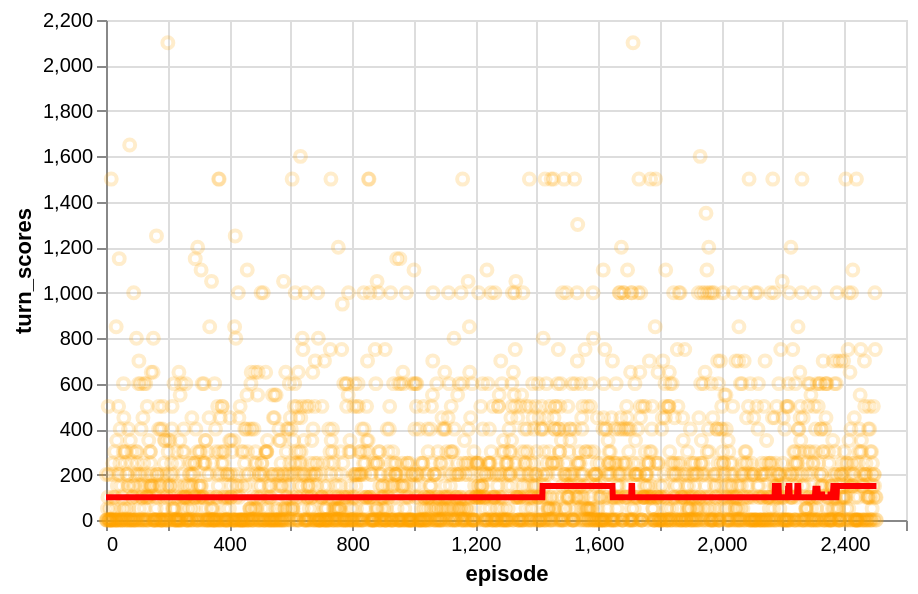

The cell this chart's notebook holds for it:
### Code cell
plot_training_metric(env, metric="turn_scores")

### Figure 1 — Vega-Lite specification as saved in the notebook (floating-point values rounded to 4 significant figures; data arrays with more than 128 entries replaced by an {"elided": "..."} marker saying what was removed)
{"config": {"view": {"continuousWidth": 300, "continuousHeight": 300}}, "layer": [{"mark": {"type": "point", "color": "orange", "opacity": 0.2}, "encoding": {"x": {"field": "episode", "type": "quantitative"}, "y": {"field": "turn_scores", "title": "turn_scores", "type": "quantitative"}}}, {"mark": {"type": "line", "color": "red", "size": 3}, "encoding": {"x": {"field": "episode", "type": "quantitative"}, "y": {"field": "rolling_mean", "type": "quantitative"}}, "transform": [{"window": [{"op": "median", "field": "turn_scores", "as": "rolling_mean"}], "frame": [-250, 250]}]}], "data": {"name": "data-5ba8d8b11fa23c906eb915c85af1538f"}, "height": 250, "width": 400, "$schema": "https://vega.github.io/schema/vega-lite/v5.17.0.json", "datasets": {"data-5ba8d8b11fa23c906eb915c85af1538f": {"elided": "2505 records"}}}
